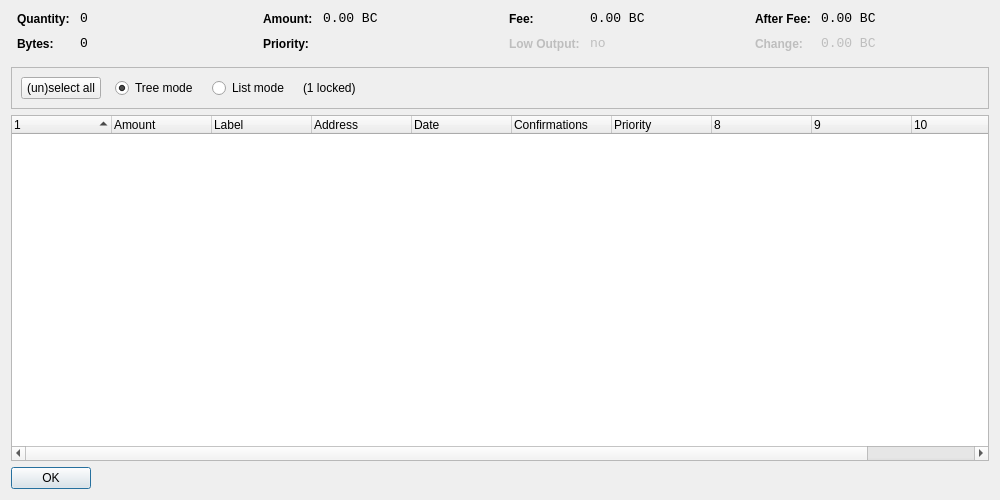
<?xml version="1.0" encoding="UTF-8"?>
<ui version="4.0">
 <class>CoinControlDialog</class>
 <widget class="QDialog" name="CoinControlDialog">
  <property name="geometry">
   <rect>
    <x>0</x>
    <y>0</y>
    <width>1000</width>
    <height>500</height>
   </rect>
  </property>
  <property name="windowTitle">
   <string>Coin Control</string>
  </property>
  <layout class="QVBoxLayout" name="verticalLayout">
   <item>
    <layout class="QHBoxLayout" name="horizontalLayoutTop" stretch="0,0,0,0">
     <property name="topMargin">
      <number>0</number>
     </property>
     <property name="bottomMargin">
      <number>10</number>
     </property>
     <item>
      <layout class="QFormLayout" name="formLayoutCoinControl1">
       <property name="horizontalSpacing">
        <number>10</number>
       </property>
       <property name="verticalSpacing">
        <number>10</number>
       </property>
       <property name="leftMargin">
        <number>6</number>
       </property>
       <property name="rightMargin">
        <number>6</number>
       </property>
       <item row="0" column="0">
        <widget class="QLabel" name="labelCoinControlQuantityText">
         <property name="styleSheet">
          <string notr="true">font-weight:bold;</string>
         </property>
         <property name="text">
          <string>Quantity:</string>
         </property>
        </widget>
       </item>
       <item row="0" column="1">
        <widget class="QLabel" name="labelCoinControlQuantity">
         <property name="font">
          <font>
           <family>Monospace</family>
           <pointsize>10</pointsize>
          </font>
         </property>
         <property name="cursor">
          <cursorShape>IBeamCursor</cursorShape>
         </property>
         <property name="contextMenuPolicy">
          <enum>Qt::ActionsContextMenu</enum>
         </property>
         <property name="text">
          <string notr="true">0</string>
         </property>
         <property name="textInteractionFlags">
          <set>Qt::LinksAccessibleByMouse|Qt::TextSelectableByKeyboard|Qt::TextSelectableByMouse</set>
         </property>
        </widget>
       </item>
       <item row="1" column="0">
        <widget class="QLabel" name="labelCoinControlBytesText">
         <property name="styleSheet">
          <string notr="true">font-weight:bold;</string>
         </property>
         <property name="text">
          <string>Bytes:</string>
         </property>
        </widget>
       </item>
       <item row="1" column="1">
        <widget class="QLabel" name="labelCoinControlBytes">
         <property name="font">
          <font>
           <family>Monospace</family>
           <pointsize>10</pointsize>
          </font>
         </property>
         <property name="cursor">
          <cursorShape>IBeamCursor</cursorShape>
         </property>
         <property name="contextMenuPolicy">
          <enum>Qt::ActionsContextMenu</enum>
         </property>
         <property name="text">
          <string notr="true">0</string>
         </property>
         <property name="textInteractionFlags">
          <set>Qt::LinksAccessibleByMouse|Qt::TextSelectableByKeyboard|Qt::TextSelectableByMouse</set>
         </property>
        </widget>
       </item>
      </layout>
     </item>
     <item>
      <layout class="QFormLayout" name="formLayoutCoinControl2">
       <property name="horizontalSpacing">
        <number>10</number>
       </property>
       <property name="verticalSpacing">
        <number>10</number>
       </property>
       <property name="leftMargin">
        <number>6</number>
       </property>
       <property name="rightMargin">
        <number>6</number>
       </property>
       <item row="0" column="0">
        <widget class="QLabel" name="labelCoinControlAmountText">
         <property name="styleSheet">
          <string notr="true">font-weight:bold;</string>
         </property>
         <property name="text">
          <string>Amount:</string>
         </property>
        </widget>
       </item>
       <item row="0" column="1">
        <widget class="QLabel" name="labelCoinControlAmount">
         <property name="font">
          <font>
           <family>Monospace</family>
           <pointsize>10</pointsize>
          </font>
         </property>
         <property name="cursor">
          <cursorShape>IBeamCursor</cursorShape>
         </property>
         <property name="contextMenuPolicy">
          <enum>Qt::ActionsContextMenu</enum>
         </property>
         <property name="text">
          <string notr="true">0.00 BC</string>
         </property>
         <property name="textInteractionFlags">
          <set>Qt::LinksAccessibleByMouse|Qt::TextSelectableByKeyboard|Qt::TextSelectableByMouse</set>
         </property>
        </widget>
       </item>
       <item row="1" column="0">
        <widget class="QLabel" name="labelCoinControlPriorityText">
         <property name="styleSheet">
          <string notr="true">font-weight:bold;</string>
         </property>
         <property name="text">
          <string>Priority:</string>
         </property>
        </widget>
       </item>
       <item row="1" column="1">
        <widget class="QLabel" name="labelCoinControlPriority">
         <property name="font">
          <font>
           <family>Monospace</family>
           <pointsize>10</pointsize>
          </font>
         </property>
         <property name="cursor">
          <cursorShape>IBeamCursor</cursorShape>
         </property>
         <property name="contextMenuPolicy">
          <enum>Qt::ActionsContextMenu</enum>
         </property>
         <property name="text">
          <string/>
         </property>
         <property name="textInteractionFlags">
          <set>Qt::LinksAccessibleByMouse|Qt::TextSelectableByKeyboard|Qt::TextSelectableByMouse</set>
         </property>
        </widget>
       </item>
      </layout>
     </item>
     <item>
      <layout class="QFormLayout" name="formLayoutCoinControl3">
       <property name="horizontalSpacing">
        <number>10</number>
       </property>
       <property name="verticalSpacing">
        <number>10</number>
       </property>
       <property name="leftMargin">
        <number>6</number>
       </property>
       <property name="rightMargin">
        <number>6</number>
       </property>
       <item row="0" column="0">
        <widget class="QLabel" name="labelCoinControlFeeText">
         <property name="styleSheet">
          <string notr="true">font-weight:bold;</string>
         </property>
         <property name="text">
          <string>Fee:</string>
         </property>
        </widget>
       </item>
       <item row="0" column="1">
        <widget class="QLabel" name="labelCoinControlFee">
         <property name="font">
          <font>
           <family>Monospace</family>
           <pointsize>10</pointsize>
          </font>
         </property>
         <property name="cursor">
          <cursorShape>IBeamCursor</cursorShape>
         </property>
         <property name="contextMenuPolicy">
          <enum>Qt::ActionsContextMenu</enum>
         </property>
         <property name="text">
          <string notr="true">0.00 BC</string>
         </property>
         <property name="textInteractionFlags">
          <set>Qt::LinksAccessibleByMouse|Qt::TextSelectableByKeyboard|Qt::TextSelectableByMouse</set>
         </property>
        </widget>
       </item>
       <item row="1" column="0">
        <widget class="QLabel" name="labelCoinControlLowOutputText">
         <property name="enabled">
          <bool>false</bool>
         </property>
         <property name="styleSheet">
          <string notr="true">font-weight:bold;</string>
         </property>
         <property name="text">
          <string>Low Output:</string>
         </property>
        </widget>
       </item>
       <item row="1" column="1">
        <widget class="QLabel" name="labelCoinControlLowOutput">
         <property name="enabled">
          <bool>false</bool>
         </property>
         <property name="font">
          <font>
           <family>Monospace</family>
           <pointsize>10</pointsize>
          </font>
         </property>
         <property name="cursor">
          <cursorShape>IBeamCursor</cursorShape>
         </property>
         <property name="contextMenuPolicy">
          <enum>Qt::ActionsContextMenu</enum>
         </property>
         <property name="text">
          <string notr="true">no</string>
         </property>
         <property name="textInteractionFlags">
          <set>Qt::LinksAccessibleByMouse|Qt::TextSelectableByKeyboard|Qt::TextSelectableByMouse</set>
         </property>
        </widget>
       </item>
      </layout>
     </item>
     <item>
      <layout class="QFormLayout" name="formLayoutCoinControl4">
       <property name="horizontalSpacing">
        <number>10</number>
       </property>
       <property name="verticalSpacing">
        <number>10</number>
       </property>
       <property name="leftMargin">
        <number>6</number>
       </property>
       <property name="rightMargin">
        <number>6</number>
       </property>
       <item row="0" column="0">
        <widget class="QLabel" name="labelCoinControlAfterFeeText">
         <property name="styleSheet">
          <string notr="true">font-weight:bold;</string>
         </property>
         <property name="text">
          <string>After Fee:</string>
         </property>
        </widget>
       </item>
       <item row="0" column="1">
        <widget class="QLabel" name="labelCoinControlAfterFee">
         <property name="font">
          <font>
           <family>Monospace</family>
           <pointsize>10</pointsize>
          </font>
         </property>
         <property name="cursor">
          <cursorShape>IBeamCursor</cursorShape>
         </property>
         <property name="contextMenuPolicy">
          <enum>Qt::ActionsContextMenu</enum>
         </property>
         <property name="text">
          <string notr="true">0.00 BC</string>
         </property>
         <property name="textInteractionFlags">
          <set>Qt::LinksAccessibleByMouse|Qt::TextSelectableByKeyboard|Qt::TextSelectableByMouse</set>
         </property>
        </widget>
       </item>
       <item row="1" column="0">
        <widget class="QLabel" name="labelCoinControlChangeText">
         <property name="enabled">
          <bool>false</bool>
         </property>
         <property name="styleSheet">
          <string notr="true">font-weight:bold;</string>
         </property>
         <property name="text">
          <string>Change:</string>
         </property>
        </widget>
       </item>
       <item row="1" column="1">
        <widget class="QLabel" name="labelCoinControlChange">
         <property name="enabled">
          <bool>false</bool>
         </property>
         <property name="font">
          <font>
           <family>Monospace</family>
           <pointsize>10</pointsize>
          </font>
         </property>
         <property name="cursor">
          <cursorShape>IBeamCursor</cursorShape>
         </property>
         <property name="contextMenuPolicy">
          <enum>Qt::ActionsContextMenu</enum>
         </property>
         <property name="text">
          <string notr="true">0.00 BC</string>
         </property>
         <property name="textInteractionFlags">
          <set>Qt::LinksAccessibleByMouse|Qt::TextSelectableByKeyboard|Qt::TextSelectableByMouse</set>
         </property>
        </widget>
       </item>
      </layout>
     </item>
    </layout>
   </item>
   <item>
    <widget class="QFrame" name="frame">
     <property name="minimumSize">
      <size>
       <width>0</width>
       <height>40</height>
      </size>
     </property>
     <property name="frameShape">
      <enum>QFrame::StyledPanel</enum>
     </property>
     <property name="frameShadow">
      <enum>QFrame::Sunken</enum>
     </property>
         <layout class="QHBoxLayout" name="horizontalLayout">
      <item>
       <layout class="QHBoxLayout" name="horizontalLayoutPanel" stretch="0,0,0,0,0">
        <property name="spacing">
         <number>14</number>
        </property>
        <item>
         <widget class="QPushButton" name="pushButtonSelectAll">
          <property name="sizePolicy">
           <sizepolicy hsizetype="Maximum" vsizetype="Fixed">
            <horstretch>0</horstretch>
            <verstretch>0</verstretch>
           </sizepolicy>
          </property>
          <property name="text">
           <string>(un)select all</string>
          </property>
         </widget>
        </item>
        <item>
         <widget class="QRadioButton" name="radioTreeMode">
          <property name="sizePolicy">
           <sizepolicy hsizetype="Maximum" vsizetype="Fixed">
            <horstretch>0</horstretch>
            <verstretch>0</verstretch>
           </sizepolicy>
          </property>
          <property name="text">
           <string>Tree mode</string>
          </property>
          <property name="checked">
           <bool>true</bool>
          </property>
         </widget>
        </item>
        <item>
         <widget class="QRadioButton" name="radioListMode">
          <property name="sizePolicy">
           <sizepolicy hsizetype="Maximum" vsizetype="Fixed">
            <horstretch>0</horstretch>
            <verstretch>0</verstretch>
           </sizepolicy>
          </property>
          <property name="text">
           <string>List mode</string>
          </property>
         </widget>
        </item>
        <item>
         <widget class="QLabel" name="labelLocked">
          <property name="text">
           <string notr="true">(1 locked)</string>
          </property>
         </widget>
        </item>
        <item>
         <spacer name="horizontalSpacer">
          <property name="orientation">
           <enum>Qt::Horizontal</enum>
          </property>
          <property name="sizeHint" stdset="0">
           <size>
            <width>40</width>
            <height>20</height>
           </size>
          </property>
         </spacer>
        </item>
       </layout>
      </item>
     </layout>
    </widget>
   </item>
   <item>
    <widget class="CoinControlTreeWidget" name="treeWidget">
     <property name="contextMenuPolicy">
      <enum>Qt::CustomContextMenu</enum>
     </property>
     <property name="sortingEnabled">
      <bool>false</bool>
     </property>
     <property name="columnCount">
      <number>11</number>
     </property>
     <attribute name="headerShowSortIndicator" stdset="0">
      <bool>true</bool>
     </attribute>
     <attribute name="headerStretchLastSection">
      <bool>false</bool>
     </attribute>
     <column>
      <property name="text">
       <string/>
      </property>
     </column>
     <column>
      <property name="text">
       <string>Amount</string>
      </property>
     </column>
     <column>
      <property name="text">
       <string>Label</string>
      </property>
     </column>
     <column>
      <property name="text">
       <string>Address</string>
      </property>
     </column>
     <column>
      <property name="text">
       <string>Date</string>
      </property>
     </column>
     <column>
      <property name="text">
       <string>Confirmations</string>
      </property>
      <property name="toolTip">
       <string>Confirmed</string>
      </property>
     </column>
     <column>
      <property name="text">
       <string>Priority</string>
      </property>
     </column>
     <column>
      <property name="text">
       <string/>
      </property>
     </column>
     <column>
      <property name="text">
       <string/>
      </property>
     </column>
     <column>
      <property name="text">
       <string/>
      </property>
     </column>
     <column>
      <property name="text">
       <string/>
      </property>
     </column>
    </widget>
   </item>
   <item>
    <widget class="QDialogButtonBox" name="buttonBox">
     <property name="sizePolicy">
      <sizepolicy hsizetype="Maximum" vsizetype="Fixed">
       <horstretch>0</horstretch>
       <verstretch>0</verstretch>
      </sizepolicy>
     </property>
     <property name="orientation">
      <enum>Qt::Horizontal</enum>
     </property>
     <property name="standardButtons">
      <set>QDialogButtonBox::Ok</set>
     </property>
    </widget>
   </item>
  </layout>
 </widget>
 <customwidgets>
  <customwidget>
   <class>CoinControlTreeWidget</class>
   <extends>QTreeWidget</extends>
   <header>coincontroltreewidget.h</header>
  </customwidget>
 </customwidgets>
 <resources/>
 <connections/>
</ui>
